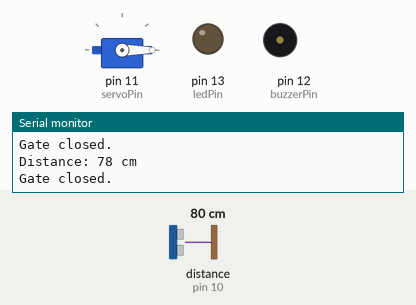
A sketch run on a simulated Arduino Uno, built with avr-gcc and run on an emulated ATmega328P. Parts: servo, output pins drawn as LEDs (lit = HIGH), buzzer (waves = sounding, pin HIGH), the last lines printed to the serial monitor. Wiring (inferred from the names in the program): ultrasonic range finder: trigger pin 9; echo pin 10. The inputs (shaded band) are chosen by the test bench; at power-on: distance to the obstacle (sensor on pin 10) 80 cm. The echo pulse lasts 58.3 µs per cm; pins used as bus, display or sensor lines are not drawn.

Above: at 1.2 s.
1.3 s: distance to the obstacle (sensor on pin 10) set to 23 cm
4.3 s: distance to the obstacle (sensor on pin 10) set to 20 cm
At 5.4 s:
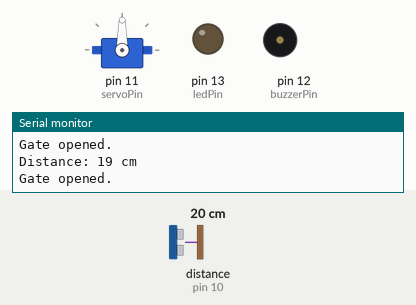
5.9 s: distance to the obstacle (sensor on pin 10) set to 13 cm
7.4 s: distance to the obstacle (sensor on pin 10) set to 9 cm
At 8.7 s:
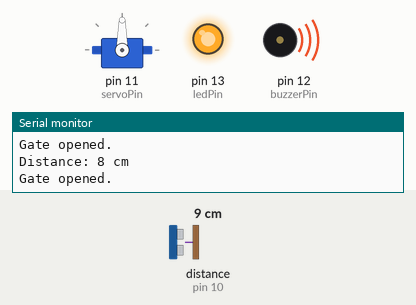
9.0 s: distance to the obstacle (sensor on pin 10) set to 18 cm
At 10.3 s:
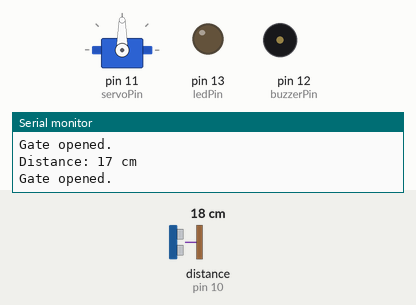
10.6 s: distance to the obstacle (sensor on pin 10) set to 2 cm
At 12.1 s:
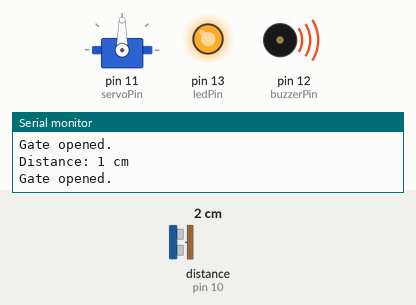
Timing chart, 0 to 13.2 s (numbered marks = the images above; inputs shaded):
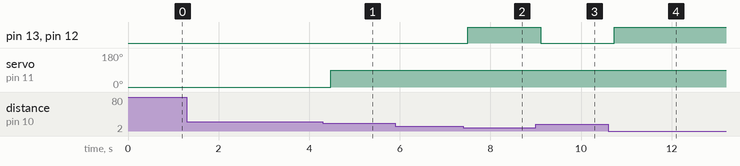

The sketch:

arduino.ino
```cpp
#include <Servo.h>

// Define the pins for the ultrasonic sensor
const int trigPin = 9;
const int echoPin = 10;

// Define the servo motor
Servo gateServo;
const int servoPin = 11;

// Define LED and Buzzer
const int ledPin = 13;
const int buzzerPin = 12;

// Variables to store distance measurements
long duration;
int distance;

// Threshold distances (in centimeters)
const int openGateDistance = 20;   // Distance to open gate
const int safeDistance = 10;       // Safe distance to avoid collision

void setup() {
  // Initialize serial monitor
  Serial.begin(9600);

  // Set up pins
  pinMode(trigPin, OUTPUT);
  pinMode(echoPin, INPUT);
  pinMode(ledPin, OUTPUT);
  pinMode(buzzerPin, OUTPUT);

  // Attach servo
  gateServo.attach(servoPin);
  gateServo.write(0); // Set initial position of gate (closed)
}

void loop() {
  // Measure distance
  distance = getDistance();
  Serial.print("Distance: ");
  Serial.print(distance);
  Serial.println(" cm");

  // Check if vehicle is within range to open the gate
  if (distance > 0 && distance <= openGateDistance) {
    openGate();
  } else {
    closeGate();
  }

  // Check if vehicle is too close (alert condition)
  if (distance > 0 && distance <= safeDistance) {
    digitalWrite(ledPin, HIGH);
    digitalWrite(buzzerPin, HIGH);
  } else {
    digitalWrite(ledPin, LOW);
    digitalWrite(buzzerPin, LOW);
  }

  delay(200); // Delay to avoid rapid triggering
}

// Function to measure distance using the ultrasonic sensor
int getDistance() {
  // Send a 10us pulse to the trigger pin
  digitalWrite(trigPin, LOW);
  delayMicroseconds(2);
  digitalWrite(trigPin, HIGH);
  delayMicroseconds(10);
  digitalWrite(trigPin, LOW);

  // Read the echo pin
  duration = pulseIn(echoPin, HIGH);

  // Calculate the distance (in cm)
  int distance = duration * 0.034 / 2;
  return distance;
}

// Function to open the gate
void openGate() {
  gateServo.write(90); // Open gate to 90 degrees
  Serial.println("Gate opened.");
}

// Function to close the gate
void closeGate() {
  gateServo.write(0); // Close gate to 0 degrees
  Serial.println("Gate closed.");
}
```

Measured:
- the behaviour switches between 22 and 21 cm on distance to the obstacle (sensor on pin 10) (found by bisection; images 0 and 1)
- the behaviour switches between 12 and 11 cm on distance to the obstacle (sensor on pin 10) (found by bisection; images 1 and 2)
- after the input at 4.3 s, servo on pin 11 (servoPin): 0° → 90° after 0.17 s
- after the input at 7.4 s, pin 13 (ledPin), pin 12 (buzzerPin): LOW → HIGH after 0.10 s
- after the input at 9.0 s, pin 13 (ledPin), pin 12 (buzzerPin): HIGH → LOW after 0.11 s
- after the input at 10.6 s, pin 13 (ledPin), pin 12 (buzzerPin): LOW → HIGH after 0.13 s
